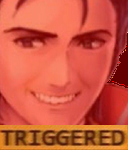

Reproduce this figure in Python.
import PIL
from PIL import Image, ImageDraw
import random
import time
import math

inputImage = "reinhardt.png"
auxImage1 = "triggered.jpg"

duration = 40
#Generate frames in a list
names = ['img{:02d}.png'.format(i) for i in range(4)]

#Open Images
img = Image.open(inputImage)
triggImg = Image.open("triggered.jpg")

#Convert image to jpg
rgbimg = img.convert('RGB')
img = rgbimg

#Adding a red effect to an image
redimg = Image.open("red.jpg")
p, q = img.size
redimg = redimg.resize((p, q), Image.ANTIALIAS)
h, k = redimg.size
print(p, q, h, k, img.mode, redimg.mode)
blendedimg = Image.blend(img, redimg, 0.4)
img = blendedimg

#Adding the "triggered" to an image
newimg = img
p, q = newimg.size
newimg = newimg.crop((0,0,p,q+math.ceil(q/6)))
p, q = newimg.size
newTrigg = triggImg.resize((p, math.ceil(q/6)), Image.ANTIALIAS)
newimg.paste(newTrigg, (0, math.ceil(q-(q/6))))
newimg.save('test.png')
img = newimg

#Counter for the loop
i = 1

#Generate shaking gif individual images
for n in names:
    frame = img.copy()
    if i % 4 == 1 :
        c = 5
        f = 0
    elif i % 4 == 2 :
        c = -5
        f = 0
    elif i % 4 == 3 :
        c = 0
        f = 5
    else :
        c = 0
        f = -5

    a = 1
    b = 0
    d = 0
    e = 1
    img = img.transform(img.size, Image.AFFINE, (a, b, c, d, e, f))

    #img.save('image.png')
    frame.save(n)
    i = i+1

#Add generated images to a list
images = []
for n in names:
    frame = Image.open(n)
    #Crop images before appending
    w, h = frame.size
    cropped_img = frame.crop((5, 5, w-5, h-5))
    images.append(cropped_img)

#Generate the gif
images[0].save('circle.gif', save_all = True, append_images = images[1:], duration = duration, loop = 0)
